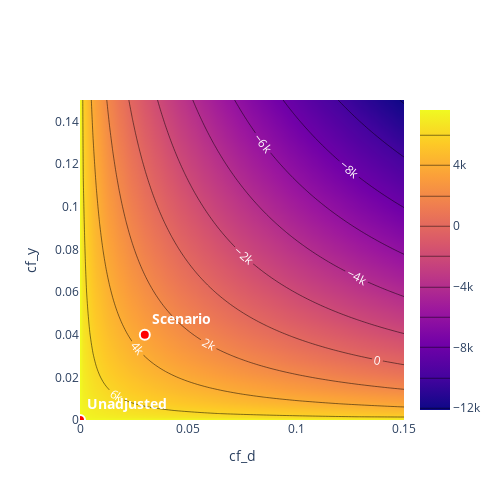

Write notebook code for a chart like this one.
### Code cell
fig = dml_irm_obj.sensitivity_plot()

fig.update_layout(
    autosize=False,
    width=500,
    height=500)

fig
